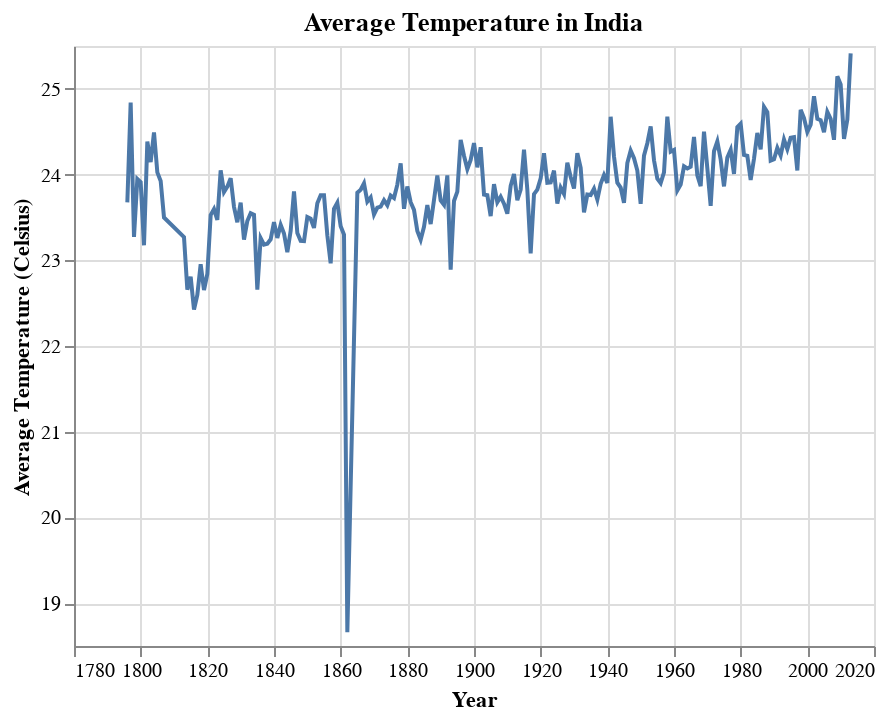

The code cell stored with this chart in its notebook:
### Code cell
country = 'India'
df_country_2 = df_country_2.sort_values(by=['dt'], ascending=True)
df_country_2 = df_country_2.replace(to_replace='', value = np.nan,regex=True)
df_country_2 = df_country_2.dropna()
df_country_2['year'] = df_country_2['dt'].str[:4].astype(int)
df_country_2['averagetemperature'] = df_country_2['averagetemperature'].astype(float)
df_country_2['temperature'] = df_country_2.groupby('year')['averagetemperature'].transform('mean')

alt.Chart(df_country_2).mark_line().encode(
    x=alt.X("year", title="Year", axis=alt.Axis(format="d")),
    y=alt.Y("temperature", title="Average Temperature (Celsius)", scale=alt.Scale(zero=False)),
).properties(title="Average Temperature in " + country)

### Figure 1 — Vega-Lite specification as saved in the notebook (floating-point values rounded to 4 significant figures; data arrays with more than 128 entries replaced by an {"elided": "..."} marker saying what was removed)
{"config": {"view": {"continuousWidth": 400, "continuousHeight": 300}}, "data": {"name": "data-29a489b92f0c33d934830bdb0953cecb"}, "mark": "line", "encoding": {"x": {"axis": {"format": "d"}, "field": "year", "title": "Year", "type": "quantitative"}, "y": {"field": "temperature", "scale": {"zero": false}, "title": "Average Temperature (Celsius)", "type": "quantitative"}}, "title": "Average Temperature in India", "$schema": "https://vega.github.io/schema/vega-lite/v4.17.0.json", "datasets": {"data-29a489b92f0c33d934830bdb0953cecb": {"elided": "2508 records"}}}
